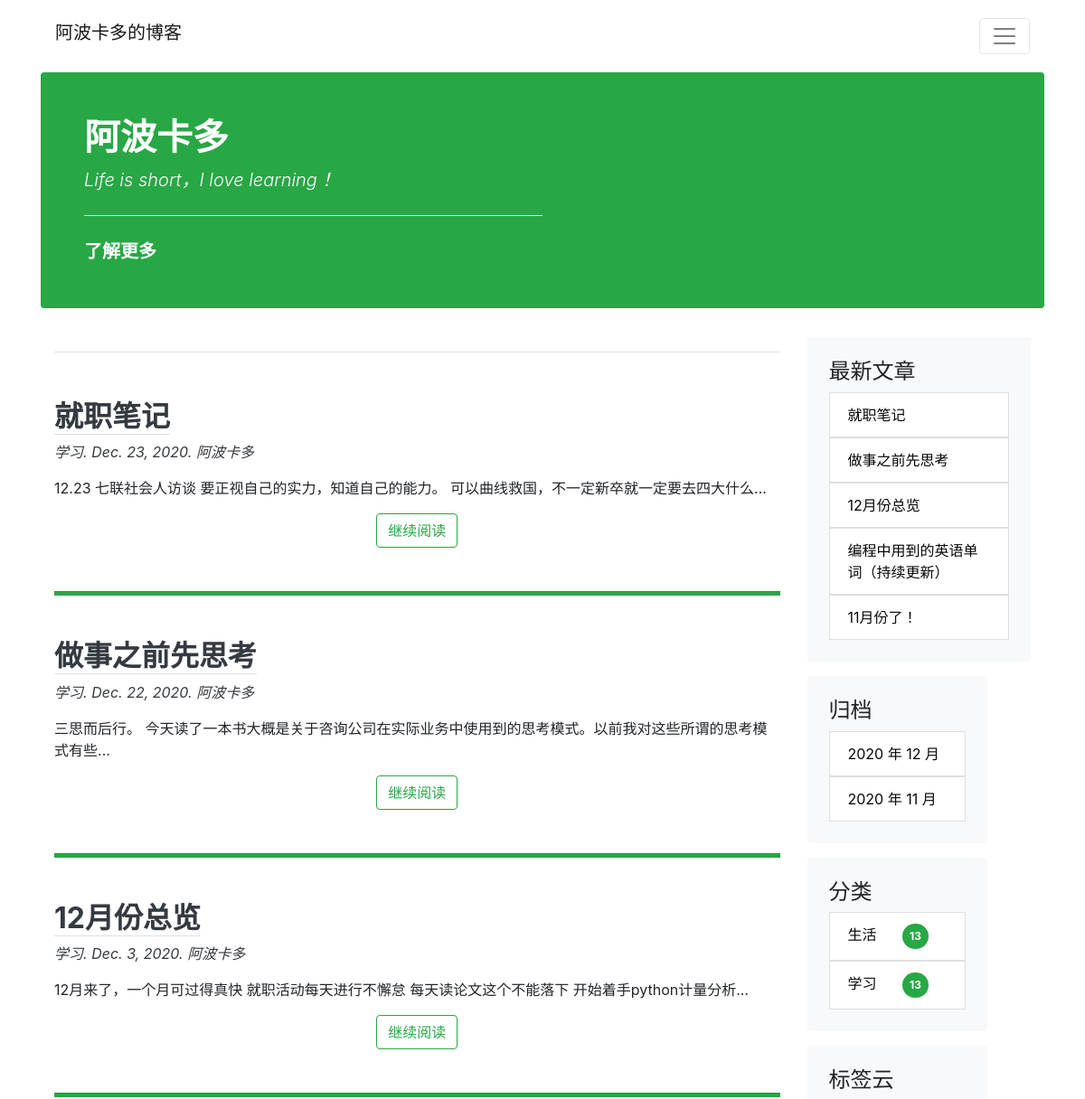
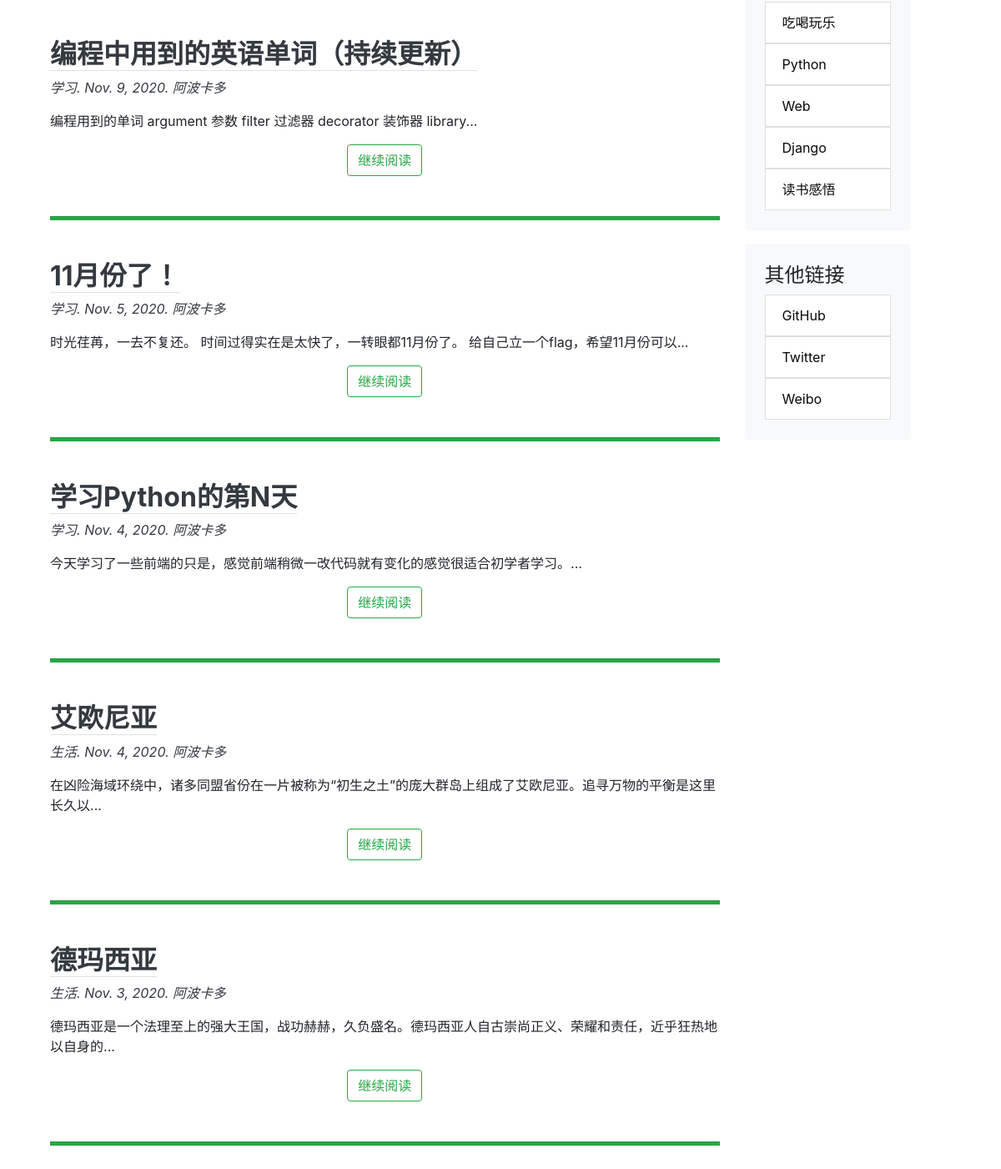
The page / on the database its author committed (2 pictures, top to bottom).
### blog/models.py (models this page shows, shortened)
class Post(models.Model):
    title = models.CharField(max_length=70)
    body = models.TextField()
    summary = models.TextField(max_length=200, blank=True)
    created_time = models.DateField(auto_now_add=True)
    modified_time = models.DateField(auto_now=True)
    category = models.ForeignKey(Category, on_delete=models.CASCADE)
    tag = models.ManyToManyField(Tag, blank=True)
    author = models.CharField(max_length=20, default='阿波卡多')
    objects = PostQuerySet.as_manager()
    def get_absolute_url(self):
        return reverse('blog:detail', kwargs={'pk': self.pk})
    class Meta:
        verbose_name_plural = "文章"

class Category(models.Model):
    name = models.CharField(max_length=100)
    class Meta:
        verbose_name_plural = "种类"
    def __str__(self):
        return self.name

class Tag(models.Model):
    name = models.CharField(max_length=100)
    class Meta:
        verbose_name_plural = "标签"

### blog/views.py (the view)
# urls.py: path('', views.index, name='index'),
def index(request):
    post_list = Post.objects.all().order_by('-created_time')
    content = {
        "post_list": post_list,
    }
    return render(request, 'blog/index.html', content)

### blog/templatetags/blog_extras.py (called while the page is built)
@register.inclusion_tag('blog/inclusions/_recent_posts.html', takes_context=True)
def show_recent_posts(context, num=5):
    return {
        'recent_post_list': Post.objects.all().order_by('-created_time')[:num],
    }

@register.inclusion_tag('blog/inclusions/_archives.html')
def show_archives():
    return {
        'date_list': Post.objects.dates('created_time', 'month', order='DESC'),
    }

@register.inclusion_tag('blog/inclusions/_categories.html')
def show_categories():
    return {
        'category_list': Category.objects.all(),
    }

@register.inclusion_tag('blog/inclusions/_tags.html')
def show_tags():
    return {
        'tag_list': Tag.objects.all(),
    }

### templates/blog/index.html (shortened to what this page needs)
{% load blog_extras %}
<!doctype html>
<html lang="en">
  <head>
<link rel="stylesheet" href="https://stackpath.bootstrapcdn.com/bootstrap/4.5.0/css/bootstrap.min.css">
  </head>
  <body>
 <div class="container">
  <header class="blog-header py-2">
    <nav class="navbar  navbar-fixed-top navbar-light bg-white" >
       <span class="navbar-brand h6">阿波卡多的博客</span>
      <button class="navbar-toggler" type="button" data-toggle="collapse" data-target="#navbarNav" aria-controls="navbarNav" aria-expanded="false" aria-label="Toggle navigation">
       <span class="navbar-toggler-icon"></span>
      </button>
    </nav>
  </header>
  <div class="jumbotron p-4 p-md-5 text-white rounded bg-success">
    <div class="col-md-6 px-0">
      <h1 class="display-6 font-weight-bold">阿波卡多</h1>
      <p class="lead font-italic">Life is short，I love learning！</p>
      <hr class="my-4 bg-white">
      <p class="lead mb-0"><a href="#" class="text-white font-weight-bold">了解更多</a></p>
    </div>
  </div>
<main role="main" class="container">
  <div class="row">
    <div class="col-md-9 blog-main">
      <hr class="pb-5 mb-1 bg-white">
      <div class="blog-post">
        {% for post in post_list %}
        <h2 class="blog-post-title">
        <a href="{{ post.get_absolute_url }}" class="text-dark text-decoration-none font-weight-bold border-bottom">{{ post.title }}</a>
        </h2>
        <p class="blog-post-meta ">
        <a href="#" class="text-dark font-italic">{{ post.category }}.</a>
        <a href="#" class="text-dark font-italic">{{ post.created_time }}.</a>
        <a href="#" class="text-dark font-italic">{{ post.author }}</a></p>
        <p class="blog-post-body">
         {{ post.summary }}...
        </p>
       <div align="center" class="blog-post-entry">
        <a href="{{ post.get_absolute_url }}"><button type="button" class="btn btn-outline-success "> 继续阅读</button></a>
       </div>
        <hr class="pb-1 my-5 bg-success">
        {% endfor %}
      </div>
    </div>
    <aside class="col-md-3 blog-sidebar">
        {% show_recent_posts %}
        {% show_archives %}
        {% show_categories %}
        {% show_tags %}
      <div class="p-4 mb-3 mr-5 bg-light rounded">
        <h4>其他链接</h4>
        <ol class="list-group">
          <li><a href="https://github.com/Avocado-0324" class="list-group-item list-group-item-action">GitHub</a></li>
          <li><a href="https://twitter.com/NiQinou0324" class="list-group-item list-group-item-action">Twitter</a></li>
          <li><a href="#"class="list-group-item list-group-item-action">Weibo</a></li>
        </ol>
      </div>
    </aside>
  </div>
</main>
</body>
</html>

### templates/blog/inclusions/_recent_posts.html
<div class="p-4 mb-3  bg-light rounded">
<h4 class="widget-title">最新文章</h4>
  <ul class="list-group">
    {% for post in recent_post_list %}
      <li>
        <a href="{{ post.get_absolute_url }}" class="list-group-item list-group-item-action">{{ post.title }}</a>
      </li>
    {% empty %}
      暂无文章！
    {% endfor %}
  </ul>
</div>

### templates/blog/inclusions/_archives.html
<div class="p-4 mb-3 mr-5 bg-light rounded">
  <h4>归档</h4>
  <ul class="list-group">
    {% for date in date_list %}
      <li>
        <a href="{% url 'blog:archive' date.year date.month %} "class="list-group-item list-group-item-action">{{ date.year }} 年 {{ date.month }} 月</a>
      </li>
    {% empty %}
      暂无归档！
    {% endfor %}
  </ul>
</div>

### templates/blog/inclusions/_categories.html
<div class="p-4 mb-3 mr-5 bg-light rounded">
  <h4>分类</h4>
  <ul class="list-group">
    {% for category in category_list %}
      <li>
        <a href="{% url 'blog:category' category.name %}" class="list-group-item list-group-item-action">{{ category.name }} <span class="p-2 ml-4 badge badge-success badge-pill">13</span></a>
      </li>
    {% empty %}
      暂无分类！
    {% endfor %}
  </ul>
</div>

### templates/blog/inclusions/_tags.html
<div class="p-4 mb-3 mr-5 bg-light rounded">
  <h4>标签云</h4>
  <ul class="list-group">
    {% for tag in tag_list %}
      <li>
        <a href="#" class="list-group-item list-group-item-action">{{ tag.name }}</a>
      </li>
    {% empty %}
      暂无标签！
    {% endfor %}
  </ul>
</div>

### templates/blog/index.html (style rules this page uses)
a:link { color:#080808; }
li { list-style:none; }

### rows shown on the page
Post: title "就职笔记", category "学习", created_time "Dec. 23, 2020", author "阿波卡多", summary "12.23 七联社会人访谈 要正视自己的实力，知道自己的能力。 可以曲线救国，不一定新卒就一定要去四大什么"
Post: title "做事之前先思考", category "学习", created_time "Dec. 22, 2020", author "阿波卡多", summary "三思而后行。 今天读了一本书大概是关于咨询公司在实际业务中使用到的思考模式。以前我对这些所谓的思考模式有些"
Post: title "12月份总览", category "学习", created_time "Dec. 3, 2020", author "阿波卡多", summary "12月来了，一个月可过得真快 就职活动每天进行不懈怠 每天读论文这个不能落下 开始着手python计量分析"
Post: title "编程中用到的英语单词（持续更新）", category "学习", created_time "Nov. 9, 2020", author "阿波卡多", summary "编程用到的单词 argument 参数 filter 过滤器 decorator 装饰器 library"
Post: title "11月份了！", category "学习", created_time "Nov. 5, 2020", author "阿波卡多", summary "时光荏苒，一去不复还。 时间过得实在是太快了，一转眼都11月份了。 给自己立一个flag，希望11月份可以"
Post: title "学习Python的第N天", category "学习", created_time "Nov. 4, 2020", author "阿波卡多", summary "今天学习了一些前端的只是，感觉前端稍微一改代码就有变化的感觉很适合初学者学习。"
Post: title "艾欧尼亚", category "生活", created_time "Nov. 4, 2020", author "阿波卡多", summary "在凶险海域环绕中，诸多同盟省份在一片被称为“初生之土”的庞大群岛上组成了艾欧尼亚。追寻万物的平衡是这里长久以"
Post: title "德玛西亚", category "生活", created_time "Nov. 3, 2020", author "阿波卡多", summary "德玛西亚是一个法理至上的强大王国，战功赫赫，久负盛名。德玛西亚人自古崇尚正义、荣耀和责任，近乎狂热地以自身的"
Category: name "生活"
Category: name "学习"
Tag: name "吃喝玩乐"
Tag: name "Python"
Tag: name "Web"
Tag: name "Django"
Tag: name "读书感悟"

### other values the page prints
{{ date.year }} "2020" "2020"
{{ date.month }} "12" "11"
